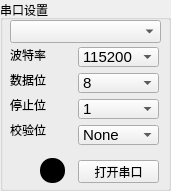
   <widget class="QGroupBox" name="groupBoxComSet">
    <property name="geometry">
     <rect>
      <x>10</x>
      <y>0</y>
      <width>171</width>
      <height>191</height>
     </rect>
    </property>
    <property name="title">
     <string>串口设置</string>
    </property>
    <widget class="QPushButton" name="pushButtonOpen">
     <property name="geometry">
      <rect>
       <x>78</x>
       <y>160</y>
       <width>81</width>
       <height>23</height>
      </rect>
     </property>
     <property name="text">
      <string>打开串口</string>
     </property>
    </widget>
    <widget class="QLabel" name="labelBaud">
     <property name="geometry">
      <rect>
       <x>10</x>
       <y>45</y>
       <width>51</width>
       <height>19</height>
      </rect>
     </property>
     <property name="text">
      <string>波特率</string>
     </property>
    </widget>
    <widget class="QLabel" name="labelStop">
     <property name="geometry">
      <rect>
       <x>10</x>
       <y>95</y>
       <width>51</width>
       <height>19</height>
      </rect>
     </property>
     <property name="text">
      <string>停止位</string>
     </property>
    </widget>
    <widget class="QComboBox" name="comboBoxCheck">
     <property name="geometry">
      <rect>
       <x>78</x>
       <y>125</y>
       <width>81</width>
       <height>20</height>
      </rect>
     </property>
     <property name="font">
      <font>
       <pointsize>11</pointsize>
      </font>
     </property>
     <item>
      <property name="text">
       <string>None</string>
      </property>
     </item>
     <item>
      <property name="text">
       <string>Even</string>
      </property>
     </item>
     <item>
      <property name="text">
       <string>Odd</string>
      </property>
     </item>
     <item>
      <property name="text">
       <string>Mark</string>
      </property>
     </item>
     <item>
      <property name="text">
       <string>Space</string>
      </property>
     </item>
    </widget>
    <widget class="QLabel" name="labelData">
     <property name="geometry">
      <rect>
       <x>10</x>
       <y>70</y>
       <width>51</width>
       <height>19</height>
      </rect>
     </property>
     <property name="text">
      <string>数据位</string>
     </property>
    </widget>
    <widget class="QComboBox" name="comboBoxStop">
     <property name="geometry">
      <rect>
       <x>78</x>
       <y>99</y>
       <width>81</width>
       <height>20</height>
      </rect>
     </property>
     <property name="font">
      <font>
       <pointsize>11</pointsize>
      </font>
     </property>
     <item>
      <property name="text">
       <string>1</string>
      </property>
     </item>
     <item>
      <property name="text">
       <string>1.5</string>
      </property>
     </item>
     <item>
      <property name="text">
       <string>2</string>
      </property>
     </item>
    </widget>
    <widget class="myComboBox" name="comboBoxNo">
     <property name="geometry">
      <rect>
       <x>10</x>
       <y>20</y>
       <width>151</width>
       <height>23</height>
      </rect>
     </property>
     <property name="font">
      <font>
       <pointsize>11</pointsize>
      </font>
     </property>
     <property name="layoutDirection">
      <enum>Qt::LeftToRight</enum>
     </property>
     <property name="sizeAdjustPolicy">
      <enum>QComboBox::AdjustToMinimumContentsLengthWithIcon</enum>
     </property>
     <property name="minimumContentsLength">
      <number>0</number>
     </property>
    </widget>
    <widget class="QComboBox" name="comboBoxData">
     <property name="geometry">
      <rect>
       <x>78</x>
       <y>73</y>
       <width>81</width>
       <height>20</height>
      </rect>
     </property>
     <property name="font">
      <font>
       <pointsize>11</pointsize>
      </font>
     </property>
     <property name="layoutDirection">
      <enum>Qt::LeftToRight</enum>
     </property>
     <property name="currentIndex">
      <number>3</number>
     </property>
     <item>
      <property name="text">
       <string>5</string>
      </property>
     </item>
     <item>
      <property name="text">
       <string>6</string>
      </property>
     </item>
     <item>
      <property name="text">
       <string>7</string>
      </property>
     </item>
     <item>
      <property name="text">
       <string>8</string>
      </property>
     </item>
    </widget>
    <widget class="QLabel" name="labelCheck">
     <property name="geometry">
      <rect>
       <x>10</x>
       <y>120</y>
       <width>51</width>
       <height>19</height>
      </rect>
     </property>
     <property name="text">
      <string>校验位</string>
     </property>
    </widget>
    <widget class="QComboBox" name="comboBoxComBaud">
     <property name="enabled">
      <bool>true</bool>
     </property>
     <property name="geometry">
      <rect>
       <x>78</x>
       <y>47</y>
       <width>81</width>
       <height>20</height>
      </rect>
     </property>
     <property name="font">
      <font>
       <pointsize>11</pointsize>
      </font>
     </property>
     <property name="currentIndex">
      <number>0</number>
     </property>
     <item>
      <property name="text">
       <string>115200</string>
      </property>
     </item>
     <item>
      <property name="text">
       <string>1200</string>
      </property>
     </item>
     <item>
      <property name="text">
       <string>2400</string>
      </property>
     </item>
     <item>
      <property name="text">
       <string>4800</string>
      </property>
     </item>
     <item>
      <property name="text">
       <string>9600</string>
      </property>
     </item>
     <item>
      <property name="text">
       <string>19200</string>
      </property>
     </item>
     <item>
      <property name="text">
       <string>38400</string>
      </property>
     </item>
     <item>
      <property name="text">
       <string>57600</string>
      </property>
     </item>
     <item>
      <property name="text">
       <string>115200</string>
      </property>
     </item>
     <item>
      <property name="text">
       <string>230400</string>
      </property>
     </item>
     <item>
      <property name="text">
       <string>460800</string>
      </property>
     </item>
     <item>
      <property name="text">
       <string>576000</string>
      </property>
     </item>
     <item>
      <property name="text">
       <string>921600</string>
      </property>
     </item>
     <item>
      <property name="text">
       <string>1382400</string>
      </property>
     </item>
     <item>
      <property name="text">
       <string>自定义</string>
      </property>
     </item>
    </widget>
    <widget class="QRadioButton" name="radioButton_led">
     <property name="geometry">
      <rect>
       <x>40</x>
       <y>150</y>
       <width>31</width>
       <height>41</height>
      </rect>
     </property>
     <property name="styleSheet">
      <string notr="true">QRadioButton::indicator:checked{background-color:red;}
QRadioButton::indicator:unchecked{background-color:black;}
QRadioButton::indicator{width:25px;height:25px;border-radius:12px;}</string>
     </property>
     <property name="text">
      <string/>
     </property>
     <property name="checkable">
      <bool>true</bool>
     </property>
     <property name="checked">
      <bool>false</bool>
     </property>
     <property name="autoExclusive">
      <bool>false</bool>
     </property>
    </widget>
   </widget>
